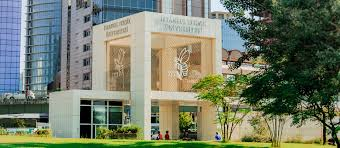
#> input picture OpenCv/photos/ITU.jpg, 340 x 148 px
$ python histogram.py
#> lines starting #> are read from the running program, lines starting #| are printed output that depends on the picture; after the words box and inside, x2 and y2 are one past the last pixel; in counts of white or black regions, pixels touching at a corner belong together
import cv2 as cv
import matplotlib.pyplot as plt
import numpy as np

img = cv.imread('photos/ITU.jpg')
#> img is the input picture: shape (148, 340, 3); mean B, G, R 103.4, 123.7, 115.6
cv.imshow('ITU', img)

blank = np.zeros(img.shape[:2], dtype='uint8')
gray = cv.cvtColor(img, cv.COLOR_BGR2GRAY)
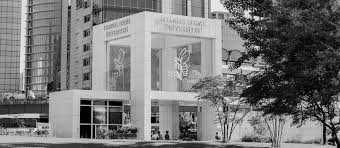
#> gray: shape (148, 340); min 0, max 251, mean 119
cv.imshow('Gray', gray)

circle = cv.circle(blank,(img.shape[1]//2, img.shape[0]//2), 100, 255, -1)
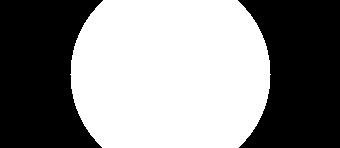
#> blank: shape (148, 340); 52.9% white; 2 black regions, box (x1, y1, x2, y2) and area: (0, 0, 103, 148) 11925, (238, 0, 340, 148) 11777

mask = cv.bitwise_and(gray, gray, mask=circle)
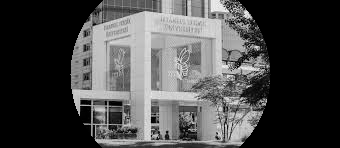
#> mask: shape (148, 340); min 0, max 251, mean 73.1
cv.imshow('Mask', mask)


#Grayscale Histogram
gray_hist = cv.calcHist([gray], [0], mask, [256], [0, 256]) # calculates the histogram of the grayscale image
#> gray_hist = 256 values, max 381 at index 194, min 0 at index 0, mean 103.8

plt.figure()
plt.title('Grayscale Histogram')
plt.xlabel('Bins')
plt.ylabel('# of Pixels')
plt.plot(gray_hist)
plt.xlim([0, 256])
plt.show()
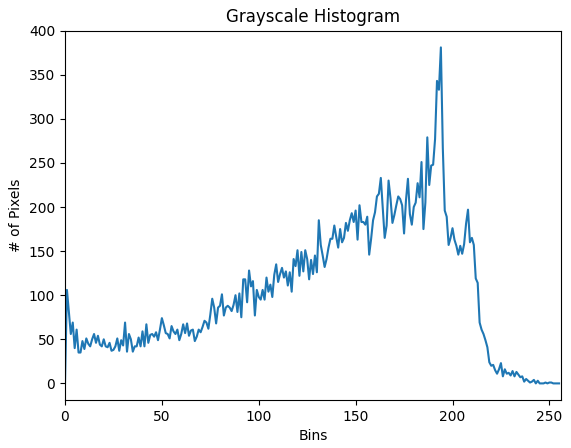
#> figure drawn by matplotlib, 1 panel; curve peaks at x = 194, y = 381

#color histogram
colors = ("b", "g", "r")
for i, color in enumerate(colors):
    hist = cv.calcHist([img], [i], mask, [256], [0, 256])
    plt.plot(hist, color=color)
    plt.xlim([0, 256])

plt.title('Color Histogram')
plt.xlabel('Bins')
plt.ylabel('# of Pixels')
plt.show()
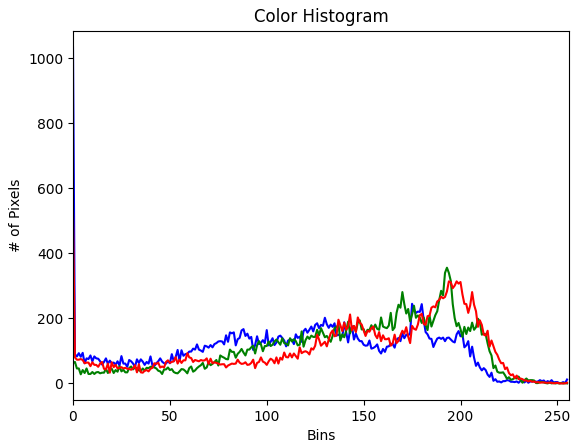
#> figure drawn by matplotlib, 1 panel; curve peaks at x = 0, y = 1034; curve peaks at x = 193, y = 356; curve peaks at x = 0, y = 524

cv.waitKey(0)

$ run again, with OpenCv/photos/face.jpg copied over OpenCv/photos/ITU.jpg
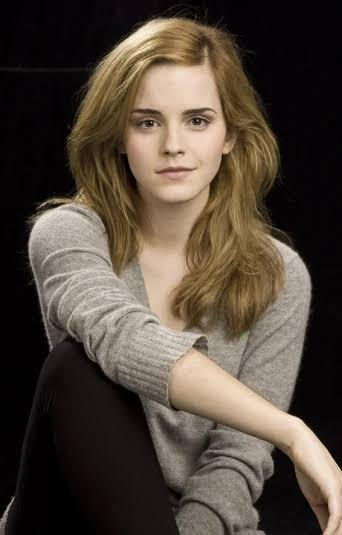
#> input picture OpenCv/photos/face.jpg, 342 x 535 px
#> img is the input picture: shape (535, 342, 3); mean B, G, R 58.6, 69.5, 80.5
#> `circle = cv.circle(blank,(img.shape[1]//2, img.shape[0]//2), 100, 255,..`:
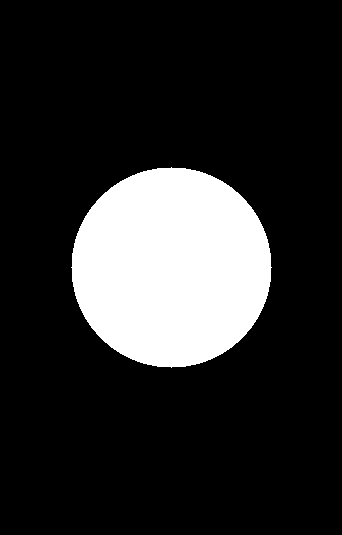
#> blank: shape (535, 342); 17.2% white; 1 white region, box (x1, y1, x2, y2) and area: (71, 167, 272, 368) 31417
#> gray_hist = 256 values, max 263 at index 101, min 0 at index 0, mean 122.7
#> `plt.show()`:
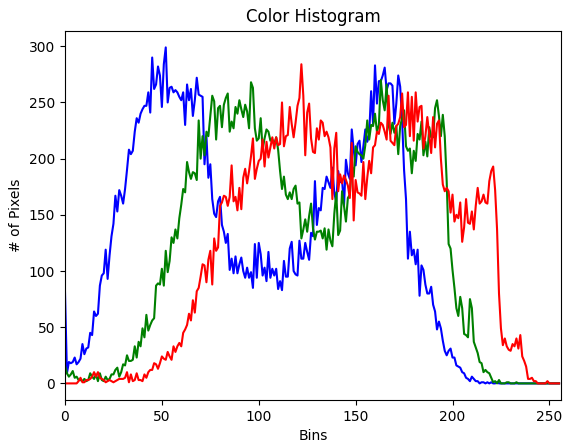
#> figure drawn by matplotlib, 1 panel; curve peaks at x = 52, y = 299; curve peaks at x = 163, y = 270; curve peaks at x = 122, y = 284
